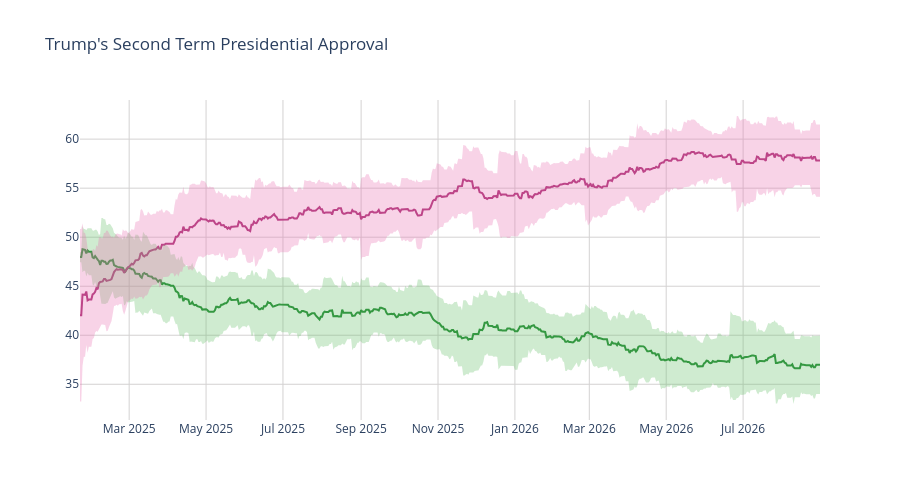

The cell this chart's notebook holds for it:
### Code cell
disappr_ci_hex = "#e86eaf"
appr_ci_hex = "#60be65"
disappr_ci_rgba = "rgba(232, 110, 175, 0.3)"
appr_ci_rgba = "rgba(96, 190, 101, 0.3)"
grid_col = "#d4d2d2"


# Approve
fig = go.Figure(go.Scatter(
    x=pres['end_date'],
    y=pres['approve'],
    hovertemplate="%{y:.2f}%",
    name="<b>Approve</b>",
    line=dict(color="#228833"),
    showlegend=False
))

# Disapprove
fig.add_trace(go.Scatter(
    x=pres['end_date'],
    y=pres['disapprove'],
    hovertemplate="%{y:.2f}%",
    name="<b>Disapprove</b>",
    line=dict(color="#aa3377"),
    showlegend=False
    )
)

# Approve CI
fig.add_traces([

    # Upper bound
    go.Scatter(
        x=pres['end_date'],
        y=pres['approve_upper_ci'],
        marker=dict(color=appr_ci_hex),
        line=dict(width=0),
        mode='lines',
        showlegend=False,
        hoverinfo="skip"
    ),

    # Lower bound
    go.Scatter(
        x=pres['end_date'],
        y=pres['approve_lower_ci'],
        marker=dict(color=appr_ci_hex),
        line=dict(width=0),
        mode='lines',
        fillcolor=appr_ci_rgba,
        fill="tonexty",
        showlegend=False,
        hoverinfo="skip"
    )
])

# Disapprove CI
fig.add_traces([

    # Upper bound
    go.Scatter(
        x=pres['end_date'],
        y=pres['disapprove_upper_ci'],
        marker=dict(color=disappr_ci_hex),
        line=dict(width=0),
        mode='lines',
        showlegend=False,
        hoverinfo="skip"
    ),

    # Lower bound
    go.Scatter(
        x=pres['end_date'],
        y=pres['disapprove_lower_ci'],
        marker=dict(color=disappr_ci_hex),
        line=dict(width=0),
        mode='lines',
        fillcolor=disappr_ci_rgba,
        fill="tonexty",
        showlegend=False,
        hoverinfo="skip"
    )
])

fig.update_layout(
    title=dict(text="Trump's Second Term Presidential Approval"),
    hovermode="x"
)

fig.update_xaxes(gridcolor=grid_col)
fig.update_yaxes(gridcolor=grid_col)

fig.update_layout(hovermode="x", hoverlabel_align="right", plot_bgcolor="rgba(0, 0, 0, 0)", height=500)
fig.show()

### Figure 1 — Plotly figure (JSON) as saved in the notebook; plotly's stock layout.template omitted (floating-point values rounded to 4 significant figures; data arrays with more than 128 entries replaced by an {"elided": "..."} marker saying what was removed)
{"data": [{"hovertemplate": "%{y:.2f}%", "line": {"color": "#228833"}, "name": "<b>Approve</b>", "showlegend": false, "type": "scatter", "x": {"elided": "588 str values"}, "y": {"elided": "588 float values"}}, {"hovertemplate": "%{y:.2f}%", "line": {"color": "#aa3377"}, "name": "<b>Disapprove</b>", "showlegend": false, "type": "scatter", "x": {"elided": "588 str values"}, "y": {"elided": "588 float values"}}, {"hoverinfo": "skip", "line": {"width": 0}, "marker": {"color": "#60be65"}, "mode": "lines", "showlegend": false, "type": "scatter", "x": {"elided": "588 str values"}, "y": {"elided": "588 float values"}}, {"fill": "tonexty", "fillcolor": "rgba(96, 190, 101, 0.3)", "hoverinfo": "skip", "line": {"width": 0}, "marker": {"color": "#60be65"}, "mode": "lines", "showlegend": false, "type": "scatter", "x": {"elided": "588 str values"}, "y": {"elided": "588 float values"}}, {"hoverinfo": "skip", "line": {"width": 0}, "marker": {"color": "#e86eaf"}, "mode": "lines", "showlegend": false, "type": "scatter", "x": {"elided": "588 str values"}, "y": {"elided": "588 float values"}}, {"fill": "tonexty", "fillcolor": "rgba(232, 110, 175, 0.3)", "hoverinfo": "skip", "line": {"width": 0}, "marker": {"color": "#e86eaf"}, "mode": "lines", "showlegend": false, "type": "scatter", "x": {"elided": "588 str values"}, "y": {"elided": "588 float values"}}], "layout": {"height": 500, "hoverlabel": {"align": "right"}, "hovermode": "x", "plot_bgcolor": "rgba(0, 0, 0, 0)", "title": {"text": "Trump's Second Term Presidential Approval"}, "xaxis": {"gridcolor": "#d4d2d2"}, "yaxis": {"gridcolor": "#d4d2d2"}}}
